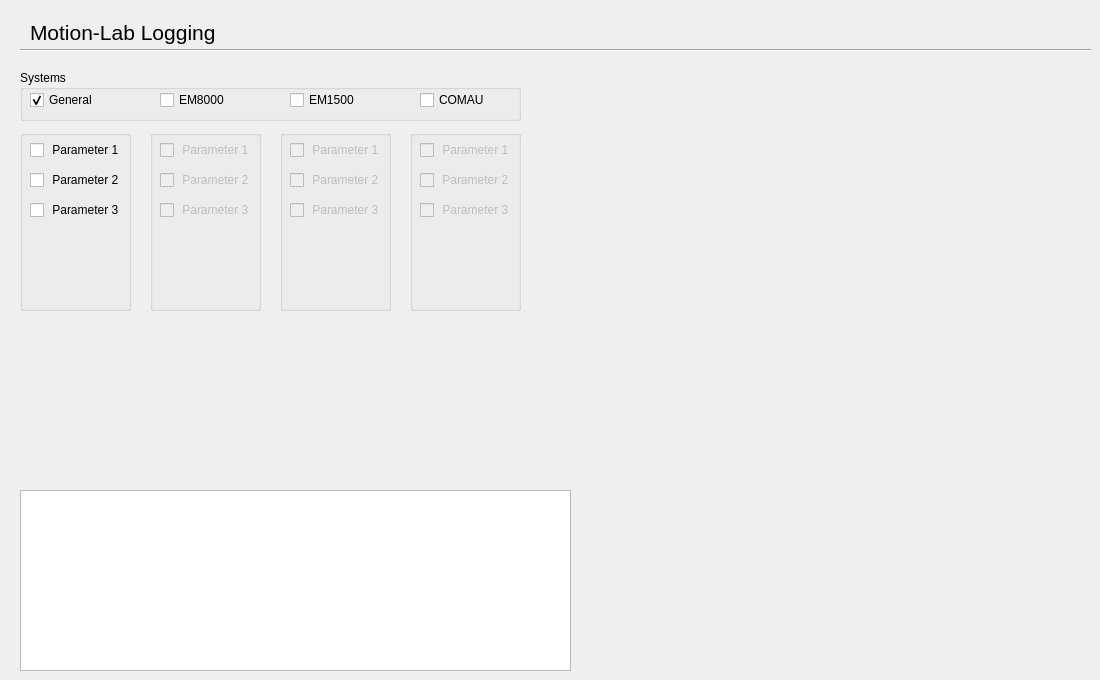
      <widget class="QWidget" name="tab_log">
       <attribute name="title">
        <string>Logging</string>
       </attribute>
       <widget class="QTextEdit" name="text_edit">
        <property name="geometry">
         <rect>
          <x>20</x>
          <y>490</y>
          <width>551</width>
          <height>181</height>
         </rect>
        </property>
       </widget>
       <widget class="QGroupBox" name="groupBox_5">
        <property name="geometry">
         <rect>
          <x>20</x>
          <y>70</y>
          <width>501</width>
          <height>51</height>
         </rect>
        </property>
        <property name="title">
         <string>Systems</string>
        </property>
        <widget class="QCheckBox" name="checkBox_EM8000">
         <property name="geometry">
          <rect>
           <x>140</x>
           <y>20</y>
           <width>71</width>
           <height>20</height>
          </rect>
         </property>
         <property name="text">
          <string>EM8000</string>
         </property>
        </widget>
        <widget class="QCheckBox" name="checkBox_EM1500">
         <property name="geometry">
          <rect>
           <x>270</x>
           <y>20</y>
           <width>71</width>
           <height>20</height>
          </rect>
         </property>
         <property name="text">
          <string>EM1500</string>
         </property>
        </widget>
        <widget class="QCheckBox" name="checkBox_COMAU">
         <property name="geometry">
          <rect>
           <x>400</x>
           <y>20</y>
           <width>71</width>
           <height>20</height>
          </rect>
         </property>
         <property name="text">
          <string>COMAU</string>
         </property>
        </widget>
        <widget class="QCheckBox" name="checkBox_general">
         <property name="geometry">
          <rect>
           <x>10</x>
           <y>20</y>
           <width>71</width>
           <height>20</height>
          </rect>
         </property>
         <property name="text">
          <string>General</string>
         </property>
         <property name="checked">
          <bool>true</bool>
         </property>
        </widget>
       </widget>
       <widget class="Line" name="line_4">
        <property name="geometry">
         <rect>
          <x>20</x>
          <y>40</y>
          <width>1071</width>
          <height>21</height>
         </rect>
        </property>
        <property name="orientation">
         <enum>Qt::Horizontal</enum>
        </property>
       </widget>
       <widget class="QLabel" name="label_34">
        <property name="geometry">
         <rect>
          <x>30</x>
          <y>20</y>
          <width>191</width>
          <height>25</height>
         </rect>
        </property>
        <property name="font">
         <font>
          <pointsize>16</pointsize>
          <weight>50</weight>
          <bold>false</bold>
         </font>
        </property>
        <property name="text">
         <string>Motion-Lab Logging</string>
        </property>
       </widget>
       <widget class="QGroupBox" name="groupBox_log_general">
        <property name="geometry">
         <rect>
          <x>20</x>
          <y>130</y>
          <width>111</width>
          <height>181</height>
         </rect>
        </property>
        <property name="title">
         <string/>
        </property>
        <widget class="QCheckBox" name="checkBox_2">
         <property name="geometry">
          <rect>
           <x>10</x>
           <y>10</y>
           <width>101</width>
           <height>20</height>
          </rect>
         </property>
         <property name="text">
          <string> Parameter 1</string>
         </property>
        </widget>
        <widget class="QCheckBox" name="checkBox_9">
         <property name="geometry">
          <rect>
           <x>10</x>
           <y>40</y>
           <width>101</width>
           <height>20</height>
          </rect>
         </property>
         <property name="text">
          <string> Parameter 2</string>
         </property>
        </widget>
        <widget class="QCheckBox" name="checkBox_10">
         <property name="geometry">
          <rect>
           <x>10</x>
           <y>70</y>
           <width>101</width>
           <height>20</height>
          </rect>
         </property>
         <property name="text">
          <string> Parameter 3</string>
         </property>
        </widget>
       </widget>
       <widget class="QGroupBox" name="groupBox_log_EM8000">
        <property name="enabled">
         <bool>false</bool>
        </property>
        <property name="geometry">
         <rect>
          <x>150</x>
          <y>130</y>
          <width>111</width>
          <height>181</height>
         </rect>
        </property>
        <property name="title">
         <string/>
        </property>
        <widget class="QCheckBox" name="checkBox_5">
         <property name="geometry">
          <rect>
           <x>10</x>
           <y>10</y>
           <width>101</width>
           <height>20</height>
          </rect>
         </property>
         <property name="text">
          <string> Parameter 1</string>
         </property>
        </widget>
        <widget class="QCheckBox" name="checkBox_8">
         <property name="geometry">
          <rect>
           <x>10</x>
           <y>40</y>
           <width>101</width>
           <height>20</height>
          </rect>
         </property>
         <property name="text">
          <string> Parameter 2</string>
         </property>
        </widget>
        <widget class="QCheckBox" name="checkBox_11">
         <property name="geometry">
          <rect>
           <x>10</x>
           <y>70</y>
           <width>101</width>
           <height>20</height>
          </rect>
         </property>
         <property name="text">
          <string> Parameter 3</string>
         </property>
        </widget>
       </widget>
       <widget class="QGroupBox" name="groupBox_log_EM1500">
        <property name="enabled">
         <bool>false</bool>
        </property>
        <property name="geometry">
         <rect>
          <x>280</x>
          <y>130</y>
          <width>111</width>
          <height>181</height>
         </rect>
        </property>
        <property name="title">
         <string/>
        </property>
        <widget class="QCheckBox" name="checkBox_6">
         <property name="geometry">
          <rect>
           <x>10</x>
           <y>10</y>
           <width>101</width>
           <height>20</height>
          </rect>
         </property>
         <property name="text">
          <string> Parameter 1</string>
         </property>
        </widget>
        <widget class="QCheckBox" name="checkBox_7">
         <property name="geometry">
          <rect>
           <x>10</x>
           <y>40</y>
           <width>101</width>
           <height>20</height>
          </rect>
         </property>
         <property name="text">
          <string> Parameter 2</string>
         </property>
        </widget>
        <widget class="QCheckBox" name="checkBox_12">
         <property name="geometry">
          <rect>
           <x>10</x>
           <y>70</y>
           <width>101</width>
           <height>20</height>
          </rect>
         </property>
         <property name="text">
          <string> Parameter 3</string>
         </property>
        </widget>
       </widget>
       <widget class="QGroupBox" name="groupBox_log_COMAU">
        <property name="enabled">
         <bool>false</bool>
        </property>
        <property name="geometry">
         <rect>
          <x>410</x>
          <y>130</y>
          <width>111</width>
          <height>181</height>
         </rect>
        </property>
        <property name="title">
         <string/>
        </property>
        <widget class="QCheckBox" name="checkBox_13">
         <property name="geometry">
          <rect>
           <x>10</x>
           <y>10</y>
           <width>101</width>
           <height>20</height>
          </rect>
         </property>
         <property name="text">
          <string> Parameter 1</string>
         </property>
        </widget>
        <widget class="QCheckBox" name="checkBox_14">
         <property name="geometry">
          <rect>
           <x>10</x>
           <y>40</y>
           <width>101</width>
           <height>20</height>
          </rect>
         </property>
         <property name="text">
          <string> Parameter 2</string>
         </property>
        </widget>
        <widget class="QCheckBox" name="checkBox_15">
         <property name="geometry">
          <rect>
           <x>10</x>
           <y>70</y>
           <width>101</width>
           <height>20</height>
          </rect>
         </property>
         <property name="text">
          <string> Parameter 3</string>
         </property>
        </widget>
       </widget>
       <zorder>groupBox_5</zorder>
       <zorder>text_edit</zorder>
       <zorder>line_4</zorder>
       <zorder>label_34</zorder>
       <zorder>groupBox_log_general</zorder>
       <zorder>groupBox_log_EM8000</zorder>
       <zorder>groupBox_log_EM1500</zorder>
       <zorder>groupBox_log_COMAU</zorder>
      </widget>
